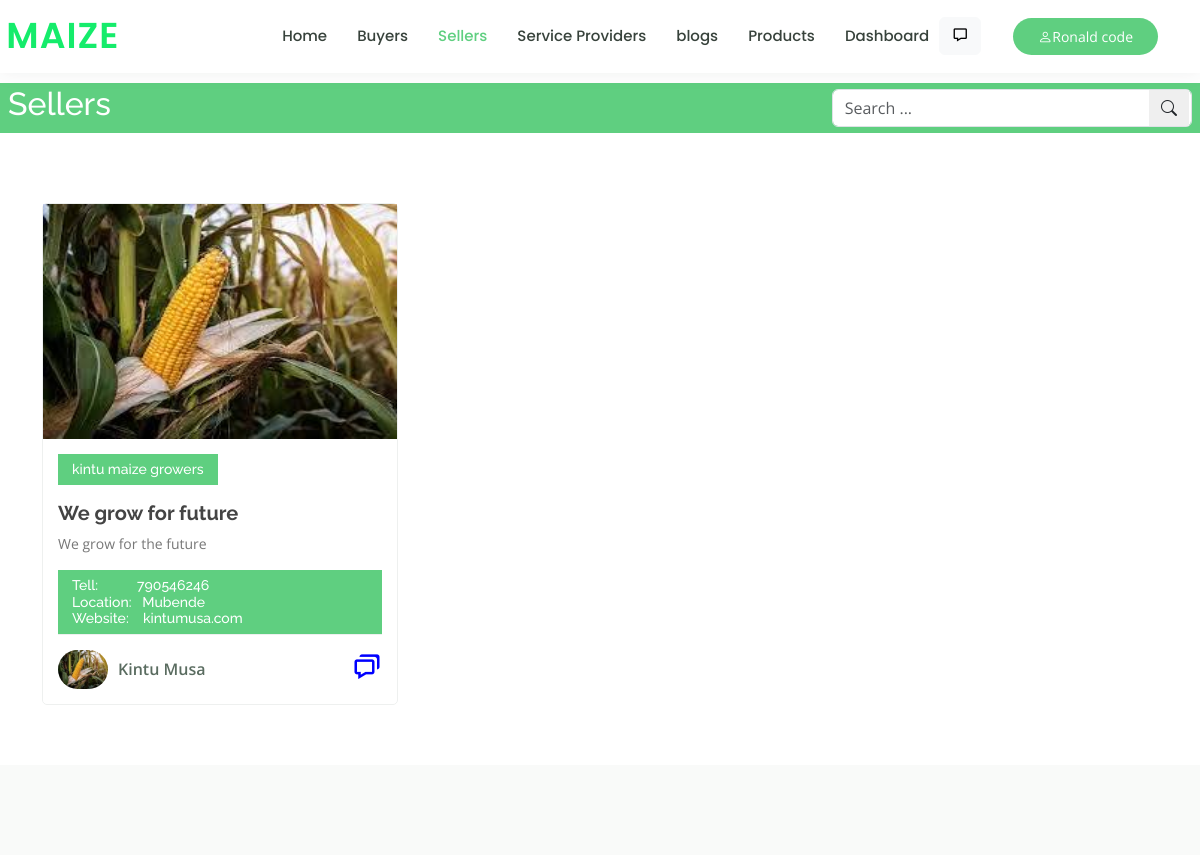
The page /sellers.php (signed in) on the database its author committed.
### tables this page shows
CREATE TABLE `users` (
  `id` int(11) NOT NULL,
  `name` varchar(500) DEFAULT NULL,
  `email` varchar(100) DEFAULT NULL,
  `password` varchar(500) DEFAULT NULL,
  `role` varchar(100) DEFAULT 'buyer',
  `image` varchar(200) DEFAULT NULL,
  `company` varchar(200) DEFAULT NULL,
  `description` varchar(1000) DEFAULT NULL,
  `logo` varchar(100) DEFAULT NULL,
  `motto` varchar(1000) DEFAULT NULL,
  `website` varchar(1000) DEFAULT NULL,
  `contact` int(11) DEFAULT NULL,
  `location` varchar(1000) DEFAULT NULL,
  `dateAdded` datetime DEFAULT current_timestamp(),
  `admin` tinyint(1) DEFAULT 0
);

### sellers.php (the view, shortened to what this page needs)
<?php include './header.php'?>
<?php
  include './dbinit.php';
  $sql="SELECT * FROM users WHERE role='seller'";
  $results =mysqli_query($conn,$sql);
  $users=mysqli_fetch_all($results,MYSQLI_ASSOC);
  $value='';
?>
  <main id="main" data-aos="fade-in">
  <div class="w-100" style="height:10px"></div>
      <div class="breadcrumbs d-flex align-items-center p-2 " style=" padding-top: 30px; height:50px;margin-bottom:10px;">
          <h2>Sellers </h2>
          <div class="d-flex align-items-center justify-content-end" style="flex:1">
            <div class="col-lg-4" style="position: relative;">
                <form action="" method="get">
                  <input type="search" name='value'  name='value' value='<?php echo $value ?>' style="outline: none;" autocomplete="off" class="form-control" name="search" placeholder="Search ...">
                  <button name='search' type='submit' value="search"   style="position: absolute; top: 1px; color: blue; right: 3px; cursor: pointer; padding: 0px; border: 0; "><span class="bi bi-search btn rounded  border-0"></span> </button>
                </form>
            </div>
          </div>
      </div>
    <section id="courses" class="courses">
      <div class="container" data-aos="fade-up">
        <div class="row" data-aos="zoom-in" data-aos-delay="100">
          <?php foreach ($users as $user ) {?>
            <div class="col-lg-4 col-md-6 d-flex align-items-stretch" >
            <div class="course-item w-100">
              <img src="imgs/<?php echo $user['image']  ?>"style="width:100%; height:235px;" class="img-fluid" alt="...">
              <div class="course-content">
                <div class="d-flex justify-content-between align-items-center mb-3">
                  <h4><?php echo $user['company']  ?></h4>
                </div>
                <h3><?php echo $user['motto']  ?></h3>
                <p><?php echo $user['description']  ?></p>
                <h4>
                  Tell:&nbsp;&nbsp;&nbsp;&nbsp;&nbsp;&nbsp;&nbsp;&nbsp;&nbsp;&nbsp; <span><?php echo $user['contact']  ?></span><br>
                  Location: &nbsp;&nbsp;<span><?php echo $user['location']  ?></span><br>
                  Website:&nbsp;&nbsp;&nbsp; <a href="https://www.bukoola.com" style="color:white;"><span><?php echo $user['website']  ?></span></a>
                </h4>
                <div class="trainer d-flex justify-content-between align-items-center">
                  <div class="trainer-profile d-flex align-items-center">
                    <img src="logos/<?php echo $user['logo']  ?>" class="img-fluid" alt="">
                    <span><?php echo $user['name']  ?></span>
                  </div>
                  <div class="trainer-rank d-flex align-items-center">
                     <?php if (count($_SESSION)>0 && $_SESSION['id']!=$user['id']) {?>
                      <a href="chat.php?id=<?php echo $user['id']   ?>"><i style="color:blue; font-size: 30px;" title="message" class="bx bx-chat"></i></a>  <?php }?>
                  </div>
                </div>
              </div>
            </div>
          </div>
          <?php }  ?>
        </div>
      </div>
    </section>
  </main>
  <?php include './footer.php'?>

### assets/css/style.css (style rules this page uses)
body { font-family: "Open Sans", sans-serif; color: #444444; }
a { color: #5fcf80; text-decoration: none; }
h1, h2, h3, h4, h5, h6 { font-family: "Raleway", sans-serif; }
section { padding: 60px 0; overflow: hidden; }
.breadcrumbs { margin-top: 73px; text-align: center; background: #5fcf80; padding: 30px 0; color: #fff; }
.breadcrumbs h2 { font-size: 32px; font-weight: 500; }
.courses .course-item { border-radius: 5px; border: 1px solid #eef0ef; }
.courses .course-content { padding: 15px; }
.courses .course-content h3 { font-weight: 700; font-size: 20px; }
.courses .course-content p { font-size: 14px; color: #777777; }
.courses .course-content h4 { font-size: 14px; background: #5fcf80; padding: 7px 14px; color: #fff; margin: 0; }
.courses .trainer { padding-top: 15px; border-top: 1px solid #eef0ef; }
.courses .trainer .trainer-profile img { max-width: 50px; border-radius: 50px; }
.courses .trainer .trainer-profile span { padding-left: 10px; font-weight: 600; font-size: 16px; color: #5a6c60; }
.courses .trainer .trainer-rank { font-size: 18px; color: #657a6d; }

### rows shown on the page
users: image (picture), company "kintu maize growers", motto "We grow for future", description "We grow for the future", contact "790546246", location "Mubende", website "kintumusa.com", logo (picture), name "Kintu Musa"

### other values the page prints
$language['home'] "Home"
$language['buyers'] "Buyers"
$language['sellers'] "Sellers"
$language['services'] "Service Providers"
$language['blogs'] "blogs"
$language['products'] "Products"
$_SESSION['userName'] "Ronald code"
